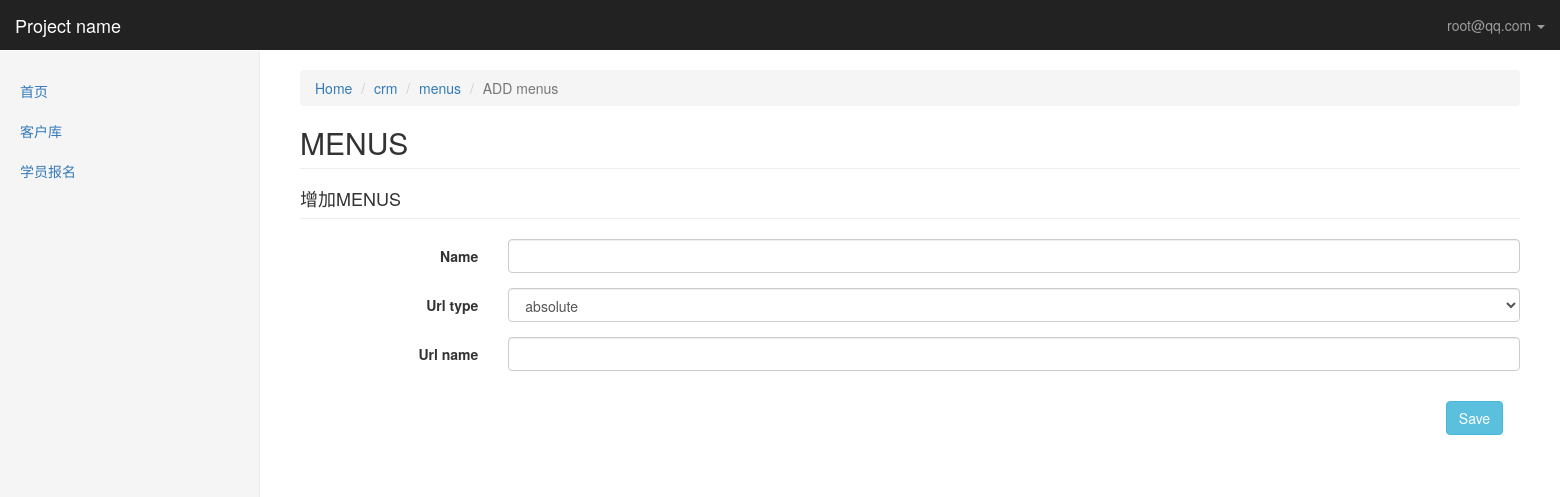
The app's page /kingadmin/crm/menus/add/ (signed in) with its own data.
### crm/models.py (models this page shows, shortened)
class UserProfile(AbstractBaseUser, PermissionsMixin):
    email = models.EmailField(
        verbose_name='email address',
        max_length=255,
        unique=True,
    )
    name = models.CharField(max_length=64, verbose_name="姓名")
    is_active = models.BooleanField(default=True)
    is_staff = models.BooleanField(default=True)
    is_admin = models.BooleanField(default=False)
    role = models.ManyToManyField("Role", blank=True, null=True)
    objects = UserProfileManager()
    USERNAME_FIELD = 'email'
    REQUIRED_FIELDS = ['name']
    def __str__(self):              # __unicode__ on Python 2
        return self.email
    class Meta:
        permissions = (
            ('crm_table_list', '可以查看kingadmin每张表里所有的数据'),
            ('crm_table_list_view', '可以访问kingadmin表里每条数据的修改页'),
            ('crm_table_list_change', '可以对kingadmin表里的每条数据进行修改'),
            ('crm_table_obj_add_view', '可以访问kingadmin每张表的数据增加页'),
            ('crm_table_obj_add', '可以对kingadmin每张表进行数据添加'),
        )

class Menus(models.Model):
    name = models.CharField(max_length=64)
    url_type_choices = ((0, 'absolute'), (1, 'dynamic'))
    url_type = models.SmallIntegerField(choices=url_type_choices, default=0)
    url_name = models.CharField(max_length=128)
    class Meta:
        unique_together = ('name', 'url_name')

### kingadmin/permissions.py (the view)
    def inner(*args,**kwargs):
        if not perm_check(*args,**kwargs):
            request = args[0]
            return render(request,'kingadmin/page_403.html')
        return func(*args,**kwargs)

### kingadmin/form_handle.py (called while the page is built)
def create_dynamic_model_form(admin_class, form_add=False):
    class Meta:
        model = admin_class.model  #类对象
        fields = "__all__"
        if not form_add: #修改
            exclude = admin_class.readonly_fields
            admin_class.form_add = False #这是因为自始至终admin_class实例都是同一个,
        else:
            admin_class.form_add = True
    def __new__(cls, *args, **kwargs):
        print("__new__", cls, args, kwargs)
        for field_name in cls.base_fields:  #循环每一个字段
            field_obj = cls.base_fields[field_name]  #拿到每一个字段对象
            field_obj.widget.attrs.update({'class': 'form-control'})  # 给每个字段添加属性
        return ModelForm.__new__(cls)
    dynamic_form = type("DynamicModelForm", (ModelForm, ), {"Meta": Meta, '__new__': __new__})  #动态生成model模块
    print(dynamic_form)
    return dynamic_form

### kingadmin/permissions.py (called while the page is built)
def check_permission(func):
    def inner(*args,**kwargs):
        if not perm_check(*args,**kwargs):
            request = args[0]
            return render(request,'kingadmin/page_403.html')
        return func(*args,**kwargs)
    return inner

### kingadmin/templatetags/kingadmin_tags.py (called while the page is built)
@register.simple_tag
def get_model_name(admin_class):
    return admin_class.model._meta.model_name.upper()

@register.simple_tag
def get_model_verbose_name(admin_class):
    return admin_class.model._meta.verbose_name

### kingadmin/views.py (called while the page is built)
@permissions.check_permission
@login_required
def table_obj_add(request, app_name, model_name):
    admin_class = site.enabled_admins[app_name][model_name]
    model_form = form_handle.create_dynamic_model_form(admin_class, form_add=True)
    if request.method == "GET":
        form_obj = model_form()
    elif request.method == "POST":
        form_obj = model_form(data=request.POST)
        if form_obj.is_valid():
            form_obj.save()
            return redirect('/kingadmin/%s/%s/' % (app_name, model_name))
    return render(request, "kingadmin/table_obj_add.html", locals())

### kingadmin/templates/kingadmin/table_obj_add.html
{% extends 'kingadmin/index.html' %}
{% load kingadmin_tags %}
{% block right-content-container %}
    <ol class="breadcrumb">
        <li><a href="/kingadmin/">Home</a></li>
        <li><a href="/kingadmin/{{ app_name }}/">{{ app_name }}</a></li>
        <li><a href="/kingadmin/{{ app_name }}/{{ model_name }}/">{% get_model_verbose_name admin_class %}</a></li>
        <li class="active">ADD {{ model_name }}</li>
    </ol>
    <h2 class="page-header">{% get_model_name admin_class %}</h2>
    <h4 class="page-header">增加{% get_model_name admin_class %}</h4>
{% include "kingadmin/table_obj_change_component.html" %}
{% endblock %}

### kingadmin/templates/kingadmin/index.html (shortened to what this page needs)
{% extends 'base.html' %}
{% block body %}
<nav class="navbar navbar-inverse navbar-fixed-top">
  <div class="container-fluid">
    <div class="navbar-header">
      <a class="navbar-brand" href="#">Project name</a>
    </div>
    <div id="navbar" class="navbar-collapse collapse">
      <ul class="nav navbar-nav navbar-right">
          <li class="dropdown">
              <a href="#" class="dropdown-toggle" data-toggle="dropdown" role="button" aria-haspopup="true" aria-expanded="false">{{ request.user }} <span class="caret"></span></a>
          </li>
      </ul>
    </div>
  </div>
</nav>
<div class="container-fluid">
  <div class="row">
    <div class="col-sm-3 col-md-2 sidebar">
      <ul class="nav nav-sidebar">
        {% for role in request.user.role.select_related %}
            {% for menu in role.menus.select_related %}
                {% if request.path == menu.url_name %}
                    <li class="active"><a href="{% if menu.url_type == 0 %}{{ menu.url_name }}{% else %}{% url menu.url_name %}{% endif %}">{{ menu.name }}</a></li>
                {% else %}
                    <li><a href="{% if menu.url_type == 0 %}{{ menu.url_name }}{% else %}{% url menu.url_name %}{% endif %}">{{ menu.name }}</a></li>
                {% endif %}
            {% endfor %}
        {% endfor %}
      </ul>
    </div>
    <div class="col-sm-9 col-sm-offset-3 col-md-10 col-md-offset-2 main">
      {% block right-content-container %}{% endblock %}
    </div>
  </div>
</div>
{% endblock %}

### statics/css/dashboard.css (style rules this page uses)
body { padding-top: 50px; }
.navbar-fixed-top { border: 0; }
.sidebar { display: none; }
@media (min-width: 768px) { .sidebar { position: fixed; top: 51px; bottom: 0; left: 0; z-index: 1000; display: block; padding: 20px; overflow-x: hidden; overflow-y: auto; background-color: #f5f5f5; border-right: 1px solid #eee; } }
.nav-sidebar { margin-right: -21px; margin-bottom: 20px; margin-left: -20px; }
.nav-sidebar > li > a { padding-right: 20px; padding-left: 20px; }
.main { padding: 20px; }
@media (min-width: 768px) { .main { padding-right: 40px; padding-left: 40px; } }
.main .page-header { margin-top: 0; }

### records on screen
UserProfile: user "root@qq.com"
Menus: name "首页"
Menus: name "客户库"
Menus: name "学员报名"

### other values on screen
{{ app_name }} "crm"
{{ model_name }} "menus"
{{ field.label }} "Name" "Url type" "Url name"
